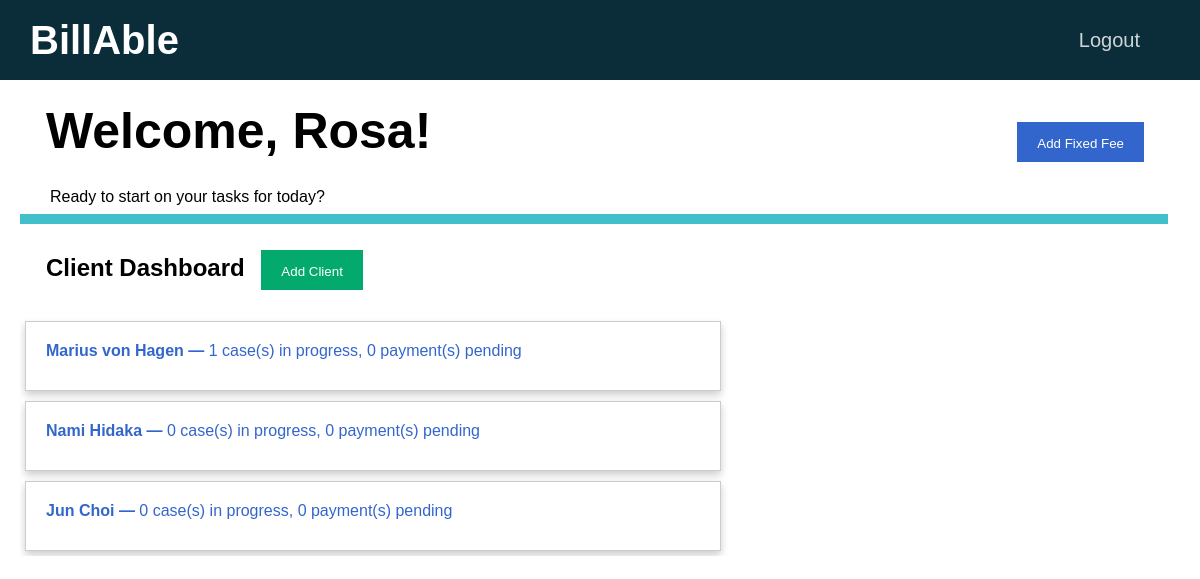
Screenshot of /home (signed in) with the database file from the repository.
### tables this page shows
CREATE TABLE users (id INTEGER PRIMARY KEY AUTOINCREMENT NOT NULL, name TEXT NOT NULL, email TEXT NOT NULL, hash BLOB NOT NULL, rate NUMERIC NOT NULL DEFAULT (0), firm INTEGER NOT NULL DEFAULT 1);

CREATE TABLE clients(id INTEGER PRIMARY KEY AUTOINCREMENT NOT NULL, name TEXT NOT NULL, email TEXT NOT NULL, in_progress INTEGER NOT NULL DEFAULT 0, payment_pending INTEGER NOT NULL DEFAULT 0, payment_received INTEGER NOT NULL DEFAULT 0, firm INTEGER NOT NULL DEFAULT 1);

### app.py (the view)
@app.route("/home", methods=["GET", "POST"])
@login_required
def home():
    id = session["user_id"]
    connection = sqlite3.connect("database.db")
    connection.row_factory = sqlite3.Row
    cursor = connection.cursor()
    user = cursor.execute("SELECT name FROM users WHERE id = ?", [id]).fetchone()
    name = user["name"]
    clients = []
    rows = cursor.execute("SELECT * FROM users_clients WHERE user_id = ?", [id]).fetchall()
    for row in rows:
        client_id = row["client_id"]
        client_info = cursor.execute("SELECT * FROM clients WHERE id = ?", [client_id]).fetchone()
        client = {}
        client["name"] = client_info["name"]
        client["id"] = client_info["id"]
        client["in_progress"] = client_info["in_progress"]
        client["payment_pending"] = client_info["payment_pending"]
        client["payment_received"] = client_info["payment_received"]
        clients.append(client)
    connection.close()
    return render_template("home.html", name=name, clients=clients)

### helpers.py (called while the page is built)
def login_required(f):
    @wraps(f)
    def decorated_function(*args, **kwargs):
        if session.get("user_id") is None:
            return redirect("/login")
        return f(*args, **kwargs)
    return decorated_function

### templates/home.html (shortened to what this page needs)
{% extends "layout.html" %}
{% block main %}
    <div class="container page-header">
        <b> Welcome, {{ name }}! </b>
        <span style="float: right;">
            <button type="button" class="option-button primarybtn" id="newFixedFeeModalOpen">
                Add Fixed Fee
            </button>
        </span>
    </div>
    <p class="tagline">Ready to start on your tasks for today?</p>
    <hr class="tab-bar">
    <div class="dashboard">
        <h2 class="container">
            Client Dashboard
            <span>
                <button type="button" class="option-button successbtn" id="addClientModalOpen">
                    Add Client
                </button>
            </span>
        </h2>
        {% for client in clients %}
        <a href="{{ url_for('client', id=client['id']) }}" class="stretched-link">
            <div class="card">
                <b>{{ client["name"] }} &mdash;</b>
                {{ client["in_progress"] }} case(s) in progress,
                {{ client["payment_pending"] }} payment(s) pending
            </div>
        </a>
        {% endfor %}
    </div>
{% endblock %}

### static/styles.css (style rules this page uses)
body { font-family: Arial, Helvetica, sans-serif; margin: 0; overflow-x: hidden; }
button { border: none; }
a { color: #3366cc; text-decoration: none }
.page-header { font-size: 50px; line-height: 50px; }
.tagline { margin-left: 30px; height: 10px; }
.option-button { color: white; padding: 14px 20px; height: 40px; margin-left: 10px; margin-right: 10px; cursor: pointer; }
.tab-bar { background-color: #41c0cb; height: 10px; border: none; width: 99%; margin: 0; padding: 0; }
.dashboard { height: 60%; overflow-y: auto; }
.card { width: 60%; height: 70px; padding: 20px; margin: 5px; display: inline-block; align-items: center; border: 1px solid #ccc; box-sizing: border-box; box-shadow: 0 4px 8px 0 rgba(0,0,0,0.2); transition: 0.3s; }
.stretched-link { height: 100%; }
.successbtn { background-color: #04AA6D; }
.primarybtn { background-color: #3366cc; }
.container { margin: 10px; padding: 16px; align-items: center; }

### rows the page displays
users: name "Rosa"
clients: name "Marius von Hagen", in_progress "1", payment_pending "0"
clients: name "Nami Hidaka", in_progress "0", payment_pending "0"
clients: name "Jun Choi", in_progress "0", payment_pending "0"
